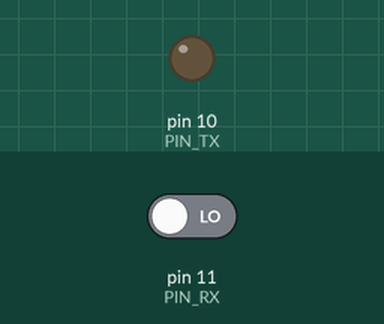
This sketch was run on a simulated Arduino Uno, built with avr-gcc and run on an emulated ATmega328P. Shown: output pins drawn as LEDs (lit = HIGH). Inputs (shaded band) come from the test bench; at power-on: pin 11 (PIN_RX) LOW. What the sketch prints to the serial monitor is not drawn.

Above: at 0.1 s.
Timing chart, 0 to 2.0 s (numbered marks = the images above):
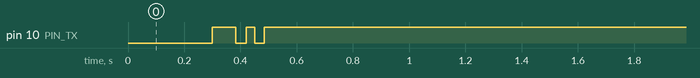

The sketch:

HW519_LoopCheck.ino
```cpp
#include <Arduino.h>

/*
 * Teste eletrico do laco D10 -> HW-519 -> A/B -> HW-519 -> D11.
 *
 * Nao usa UART nenhuma no barramento: so nivel logico. Por isso nao
 * tem restricao de baud, de formato, de paridade nem de temporizacao,
 * e funciona mesmo que a direcao automatica do modulo seja lenta.
 *
 * ------------------------------------------------------------------
 * O ARTEFATO QUE ESTA VERSAO EXISTE PARA ELIMINAR
 * ------------------------------------------------------------------
 * A versao anterior lia o D11 como INPUT puro -- alta impedancia. Se o
 * TXD do modulo NAO estiver ligado ao D11, o pino fica flutuante, e o
 * jumper do D10 correndo ao lado acopla capacitivamente o suficiente
 * para o flutuante seguir o vizinho. Amostrando 400 us depois da
 * borda, isso produz 1000/1000 -- exatamente o mesmo numero de uma
 * conexao boa. O resultado nao provava nada.
 *
 * O pull-up interno do AVR (20 a 50 kohm) separa os dois casos:
 *
 *   pino flutuante  -> o pull-up vence o acoplamento capacitivo.
 *                      D11 fica em ALTO mesmo com D10 em BAIXO.
 *
 *   saida real (RO) -> push-pull do transceptor vence 30 kohm sem
 *                      esforco. D11 acompanha o D10 como antes.
 *
 * Logo, o veredito esta numa unica pergunta:
 *
 *   COM PULL-UP LIGADO E D10 EM BAIXO, O D11 CAI?
 *     cai   -> o TXD do modulo esta mesmo no D11. Laco real.
 *     nao   -> nao esta. Estavamos surdos o tempo todo, e todo
 *              "silencio" registrado ate aqui e inconclusivo.
 *
 * Somente leitura no sentido Modbus: nao existe quadro valido aqui,
 * so um pulso quadrado. O drive descarta como erro de enquadramento,
 * e o CN3 e porta de telemetria, nao de comando.
 */

constexpr uint8_t PIN_TX = 10;  // vai ao RXD do HW-519
constexpr uint8_t PIN_RX = 11;  // vem do TXD do HW-519

uint16_t sampleHigh(uint8_t level) {
  digitalWrite(PIN_TX, level);
  delay(20);

  uint16_t high = 0;
  for (uint16_t index = 0; index < 200; ++index) {
    if (digitalRead(PIN_RX) == HIGH) {
      ++high;
    }
    delayMicroseconds(50);
  }
  return high;
}

void describe(uint16_t high) {
  Serial.print(high);
  Serial.print(F("/200  ("));
  if (high >= 195) {
    Serial.print(F("estavel em 1"));
  } else if (high <= 5) {
    Serial.print(F("estavel em 0"));
  } else {
    Serial.print(F("INSTAVEL"));
  }
  Serial.println(F(")"));
}

// Devolve quantos ciclos o D11 acompanhou, de CYCLES, em cada nivel.
void toggleTest(uint16_t *followedLow, uint16_t *followedHigh, uint16_t cycles) {
  *followedLow = 0;
  *followedHigh = 0;

  for (uint16_t index = 0; index < cycles; ++index) {
    digitalWrite(PIN_TX, LOW);
    delayMicroseconds(400);
    if (digitalRead(PIN_RX) == LOW) {
      ++(*followedLow);
    }

    digitalWrite(PIN_TX, HIGH);
    delayMicroseconds(400);
    if (digitalRead(PIN_RX) == HIGH) {
      ++(*followedHigh);
    }
  }
}

void runPass(uint8_t rxMode, const __FlashStringHelper *title) {
  constexpr uint16_t CYCLES = 500;

  pinMode(PIN_RX, rxMode);
  digitalWrite(PIN_TX, HIGH);
  delay(30);

  Serial.println();
  Serial.println(title);

  Serial.print(F("  D10 em ALTO  -> D11 alto em "));
  describe(sampleHigh(HIGH));
  Serial.print(F("  D10 em BAIXO -> D11 alto em "));
  describe(sampleHigh(LOW));

  digitalWrite(PIN_TX, HIGH);
  delay(20);

  uint16_t low = 0;
  uint16_t high = 0;
  toggleTest(&low, &high, CYCLES);

  Serial.print(F("  Chaveando: acompanhou BAIXO em "));
  Serial.print(low);
  Serial.print('/');
  Serial.print(CYCLES);
  Serial.print(F(", ALTO em "));
  Serial.print(high);
  Serial.print('/');
  Serial.println(CYCLES);

  digitalWrite(PIN_TX, HIGH);
}

void setup() {
  Serial.begin(115200);
  delay(300);

  pinMode(PIN_TX, OUTPUT);
  digitalWrite(PIN_TX, HIGH);
  delay(50);

  Serial.println();
  Serial.println(F("=== Laco TTL: D10 -> conversor -> D11 ==="));
  Serial.println(F("Serve para o HW-519 e para o MAX3232."));

  /*
   * Quatro assinaturas distintas, e o veredito antigo confundia todas.
   * O que separa uma da outra:
   *
   *   segue sem pull-up E com pull-up   ligacao solida
   *   segue sem, nao segue com          caminho resistivo (megaohms)
   *   leitura aleatoria, ignora o D10   pino FLUTUANTE, desconectado
   *   cravado em alto nas duas          segurado por algo; driver nao
   *                                     chaveia (ou o modulo nao ecoa)
   */
  pinMode(PIN_RX, INPUT);
  const uint16_t plainWhenHigh = sampleHigh(HIGH);
  const uint16_t plainWhenLow = sampleHigh(LOW);

  Serial.println();
  Serial.println(F("PASSAGEM 1 -- D11 como INPUT (controle)"));
  Serial.print(F("  D10 ALTO  -> D11 alto em "));
  describe(plainWhenHigh);
  Serial.print(F("  D10 BAIXO -> D11 alto em "));
  describe(plainWhenLow);

  digitalWrite(PIN_TX, HIGH);
  pinMode(PIN_RX, INPUT_PULLUP);
  delay(30);
  const uint16_t pulledWhenLow = sampleHigh(LOW);

  Serial.println();
  Serial.println(F("PASSAGEM 2 -- D11 como INPUT_PULLUP (discriminador)"));
  Serial.print(F("  D10 BAIXO -> D11 alto em "));
  describe(pulledWhenLow);

  digitalWrite(PIN_TX, HIGH);
  pinMode(PIN_RX, INPUT);

  const bool followsPlain = (plainWhenHigh >= 190) && (plainWhenLow <= 10);
  const bool floatingHigh = (plainWhenHigh > 20) && (plainWhenHigh < 180);
  const bool floatingLow = (plainWhenLow > 20) && (plainWhenLow < 180);

  Serial.println();
  Serial.println(F("------------------------------------------------------------"));
  if (followsPlain && pulledWhenLow <= 10) {
    Serial.println(F("LIGACAO SOLIDA. O D11 acompanha o D10 e aguenta o"));
    Serial.println(F("pull-up de 30 kohm. So uma saida push-pull faz isso."));
    Serial.println(F("O caminho esta provado: silencio no Modbus e legitimo."));
  } else if (followsPlain) {
    Serial.println(F("CAMINHO RESISTIVO. Acompanha estatico, mas o pull-up"));
    Serial.println(F("de 30 kohm ganha dele. Conducao da ordem de megaohms:"));
    Serial.println(F("solda fria, fio partido dentro da capa, ou contato"));
    Serial.println(F("oxidado. Refazer a ligacao do D11."));
  } else if (floatingHigh && floatingLow) {
    Serial.println(F("PINO FLUTUANTE. A leitura e aleatoria e nao muda com o"));
    Serial.println(F("D10 -- e ruido, nao sinal. O D11 nao esta conectado a"));
    Serial.println(F("nada. Conferir as DUAS pontas do jumper: o furo no"));
    Serial.println(F("Arduino e o pino no modulo."));
  } else if (plainWhenHigh >= 190 && plainWhenLow >= 190) {
    Serial.println(F("D11 CRAVADO EM ALTO. Ha algo segurando o no, mas ele"));
    Serial.println(F("nao responde ao D10. Ou o driver nao chaveia, ou o"));
    Serial.println(F("modulo simplesmente nao ecoa -- caso do HW-519, em que"));
    Serial.println(F("o RE segue o DE e o receptor desliga ao transmitir."));
    Serial.println(F("Neste caso o teste e INCONCLUSIVO, nao negativo."));
  } else {
    Serial.println(F("PADRAO AMBIGUO. Repetir; se persistir, contato"));
    Serial.println(F("intermitente."));
  }
  Serial.println(F("------------------------------------------------------------"));
}

void loop() {
  delay(1000);
}
```
